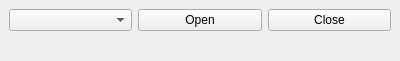
<?xml version="1.0" encoding="UTF-8"?>
<ui version="4.0">
 <class>ImageProcessUI</class>
 <widget class="QWidget" name="ImageProcessUI">
  <property name="geometry">
   <rect>
    <x>0</x>
    <y>0</y>
    <width>400</width>
    <height>61</height>
   </rect>
  </property>
  <property name="windowTitle">
   <string>Form</string>
  </property>
  <layout class="QVBoxLayout" name="verticalLayout" stretch="0,0">
   <property name="margin">
    <number>0</number>
   </property>
   <item>
    <widget class="QWidget" name="widget" native="true">
     <layout class="QHBoxLayout" name="horizontalLayout">
      <item>
       <widget class="QComboBox" name="deviceList"/>
      </item>
      <item>
       <widget class="QPushButton" name="openButton">
        <property name="text">
         <string>Open</string>
        </property>
       </widget>
      </item>
      <item>
       <widget class="QPushButton" name="closeButton">
        <property name="text">
         <string>Close</string>
        </property>
       </widget>
      </item>
     </layout>
    </widget>
   </item>
   <item>
    <widget class="QWidget" name="displayArea" native="true"/>
   </item>
  </layout>
 </widget>
 <resources/>
 <connections/>
</ui>
